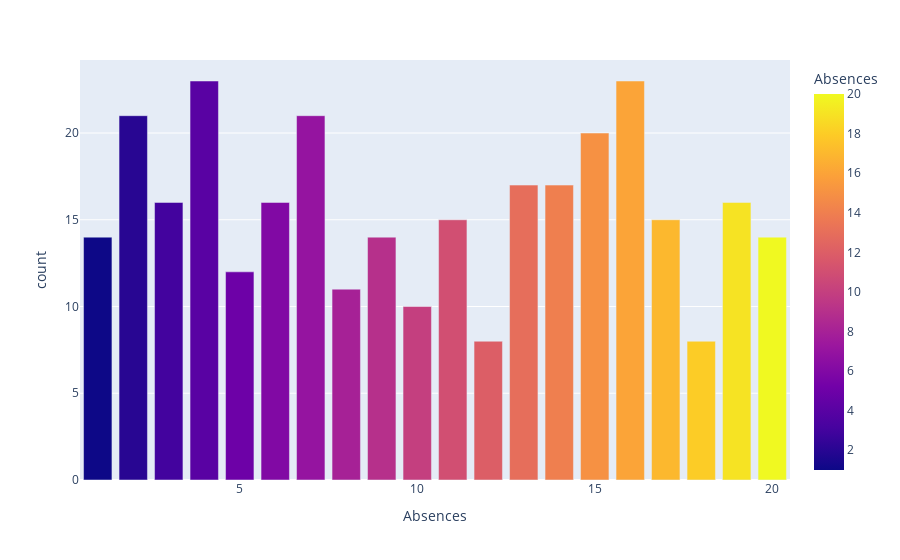

Notebook code for this chart:
### Code cell
# CHECKING NO OF ABSENCE AND EMPLOYEE
ab=df['Absences'].value_counts()
ab=ab.reset_index()
display(ab)
fig=px.bar(
    ab,
    x='Absences',
    y='count',
    color='Absences'
)
fig.show()

### Figure 1 — Plotly figure (JSON) as saved in the notebook; plotly's stock layout.template omitted (floating-point values rounded to 4 significant figures)
{"data": [{"hovertemplate": "Absences=%{marker.color}<br>count=%{y}<extra></extra>", "legendgroup": "", "marker": {"color": [4, 16, 7, 2, 15, 14, 13, 3, 19, 6, 11, 17, 1, 9, 20, 5, 8, 10, 12, 18], "coloraxis": "coloraxis", "pattern": {"shape": ""}}, "name": "", "orientation": "v", "showlegend": false, "textposition": "auto", "type": "bar", "x": [4, 16, 7, 2, 15, 14, 13, 3, 19, 6, 11, 17, 1, 9, 20, 5, 8, 10, 12, 18], "xaxis": "x", "y": [23, 23, 21, 21, 20, 17, 17, 16, 16, 16, 15, 15, 14, 14, 14, 12, 11, 10, 8, 8], "yaxis": "y"}], "layout": {"barmode": "relative", "coloraxis": {"colorbar": {"title": {"text": "Absences"}}, "colorscale": [[0, "#0d0887"], [0.1111, "#46039f"], [0.2222, "#7201a8"], [0.3333, "#9c179e"], [0.4444, "#bd3786"], [0.5556, "#d8576b"], [0.6667, "#ed7953"], [0.7778, "#fb9f3a"], [0.8889, "#fdca26"], [1, "#f0f921"]]}, "legend": {"tracegroupgap": 0}, "margin": {"t": 60}, "xaxis": {"anchor": "y", "domain": [0, 1], "title": {"text": "Absences"}}, "yaxis": {"anchor": "x", "domain": [0, 1], "title": {"text": "count"}}}}
